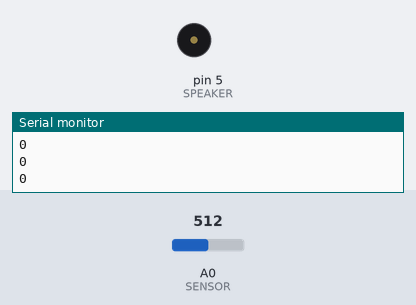
A sketch run on a simulated Arduino Uno, built with avr-gcc and run on an emulated ATmega328P. Parts: buzzer (waves = sounding), the last lines printed to the serial monitor. The test bench sets the inputs (shaded band); at power-on: A0 (SENSOR) = 512.

Above: at 1.2 s.
1.3 s: A0 (SENSOR) set to 531
At 1.7 s:
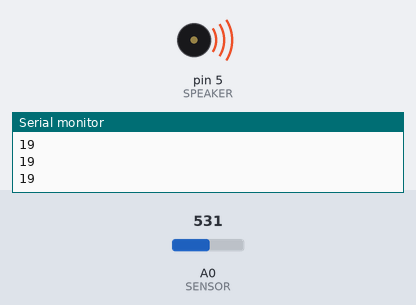
Timing chart, 0 to 4.3 s (numbered marks = the images above; inputs shaded):
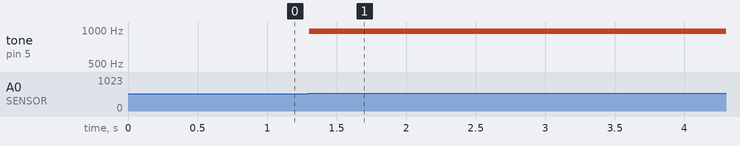

The sketch:

induction_demo.ino
```cpp
#define SPEAKER 5
#define SENSOR A0
#define LED_POS 7
#define LED_NEG 8
#define DEADZONE 2

int value;
int zero;
int absolute;

void setup(){
  Serial.begin(9600);
  zero = analogRead(SENSOR);
}
void loop() {
  value = analogRead(SENSOR)-zero;
  absolute = abs(value);

  if(absolute>DEADZONE){
    analogWrite(SPEAKER,map(absolute,DEADZONE,20,1,5));
  }else{
    analogWrite(SPEAKER,LOW);
  }

  if(value>DEADZONE){
    digitalWrite(LED_POS,HIGH);
    digitalWrite(LED_NEG,LOW);
  }else if(value<-DEADZONE){
    digitalWrite(LED_POS,LOW);
    digitalWrite(LED_NEG,HIGH);
  }else{
    digitalWrite(LED_POS,LOW);
    digitalWrite(LED_NEG,LOW);
  }

  Serial.println(value);
}
```

Measured:
- the behaviour switches between 514 and 515 on A0 (SENSOR) (found by bisection; images 0 and 1)
- after the input at 1.3 s, tone on pin 5 (SPEAKER): silent → 977 Hz at once
